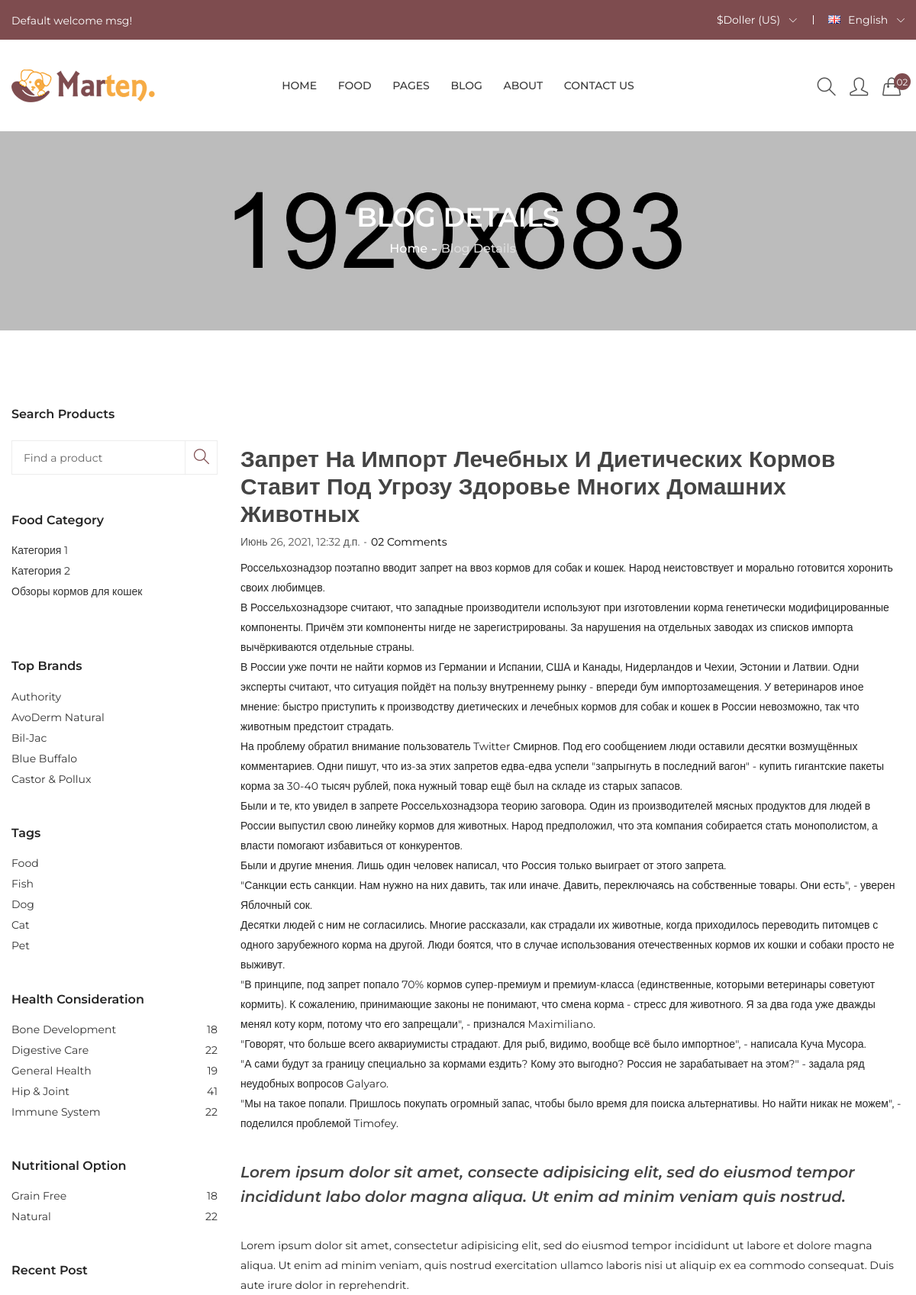
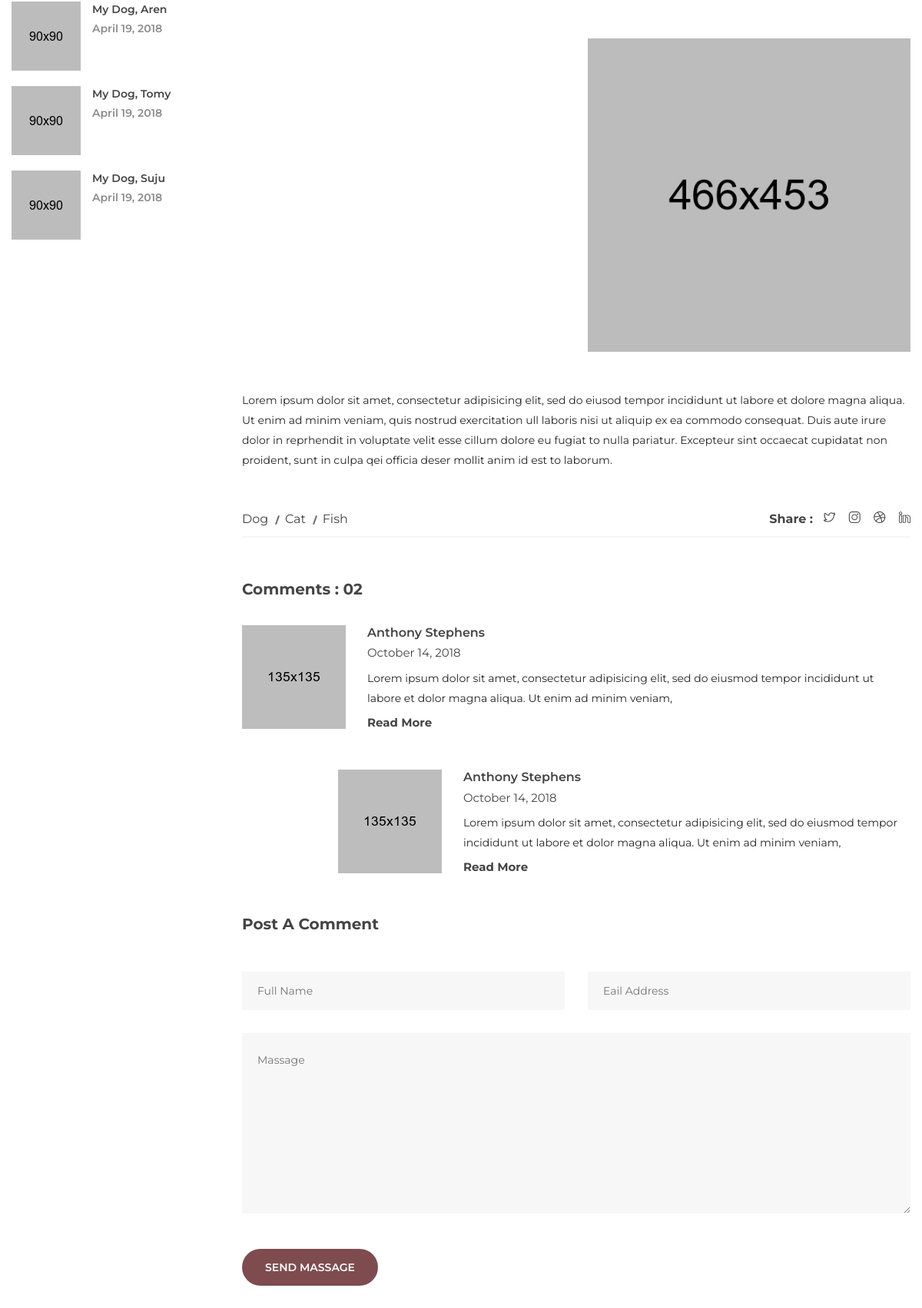
Page /blog/1/ (upper part) on the committed database (2 pictures, top to bottom).
### eStore_blog/models.py (models this page shows, shortened)
class Blog(models.Model):
    title = models.CharField(max_length=150)
    url = models.SlugField()
    content = models.TextField(blank=True)
    created_at = models.DateTimeField(auto_now_add=True)
    updated_at = models.DateTimeField(auto_now=True)
    photo = models.ImageField(upload_to='photos/%Y/%m/%d/')
    author = models.ForeignKey(User, on_delete=models.PROTECT, verbose_name='Автор')
    category = models.ForeignKey('Category', on_delete=models.PROTECT, null=True, verbose_name='Категории')
    tag = TaggableManager()
    is_published = models.BooleanField(default=True)
    class Meta:
        verbose_name = 'Новость'
        verbose_name_plural = "Новости"
        ordering = ['-created_at']

class Category(models.Model):
    title = models.CharField(max_length=150, db_index=True, verbose_name='Назваие категории')
    def get_absolute_url(self):
        return reverse_lazy('category', kwargs={'category_id': self.pk})
    class Meta:
        verbose_name = 'Категория'
        verbose_name_plural = "Категории"
        ordering = ['title']

### eStore_blog/views.py (the view)
# urls.py: path('blog/<int:pk>/', ViewPost.as_view(), name='view_post'),
class ViewPost(DeleteView):
    model = Blog
    template_name = 'eStore_blog/blog-details.html'
    context_object_name = 'new_post'

### eStore_blog/templatetags/blog_tags.py (called while the page is built)
@register.inclusion_tag('includes/list_categories.html')
def show_categories():
    categories = Category.objects.all()
    return {'categories': categories}

### eStore_blog/templates/eStore_blog/blog-details.html (shortened to what this page needs)
{% extends 'layouts/base.html' %}
{% block content %}
    {% include 'includes/header.html' %}
    <div class="breadcrumb-area pt-95 pb-95 bg-img" style="background-image:url(/static/assets/img/banner/banner-2.jpg);">
        <div class="container">
            <div class="breadcrumb-content text-center">
                <h2>Blog Details</h2>
                <ul>
                    <li><a href="{% url 'index' %}">home</a></li>
                    <li class="active">Blog Details</li>
                </ul>
            </div>
        </div>
    </div>
    <div class="shop-area pt-100 pb-100">
        <div class="container">
            <div class="row flex-row-reverse">
                <div class="col-lg-9 col-md-8">
                    <div class="blog-details-wrapper res-mrg-top">
                        <div class="single-blog-wrapper">
                            <div class="blog-img mb-30">
                            </div>
                            <div class="blog-details-content">
                                <h2>{{ new_post.title}}</h2>
                                <div class="blog-meta">
                                    <ul>
                                        <li>{{ new_post.created_at}}</li>
                                        <li>
                                            <a href="#"> 02 Comments</a>
                                        </li>
                                    </ul>
                                </div>
                            </div>
                            <p>{{ new_post.content|safe|linebreaks }}</p>
                            <blockquote class="importent-title">
                                <h4>Lorem ipsum dolor sit amet, consecte adipisicing elit, sed do eiusmod tempor
                                    incididunt labo dolor magna aliqua. Ut enim ad minim veniam quis nostrud.</h4>
                            </blockquote>
                            <p>Lorem ipsum dolor sit amet, consectetur adipisicing elit, sed do eiusmod tempor
                                incididunt ut labore et dolore magna aliqua. Ut enim ad minim veniam, quis nostrud
                                exercitation ullamco laboris nisi ut aliquip ex ea commodo consequat. Duis aute irure
                                dolor in reprehendrit.</p>
                            <div class="dec-img-wrapper">
                                <div class="row">
                                    <div class="col-md-6 col-sm-6">
                                        <div class="dec-img">
                                        </div>
                                    </div>
                                    <div class="col-md-6 col-sm-6">
                                        <div class="dec-img dec-mrg res-mrg-top-2">
                                            <img src="/static/assets/img/blog/blog-dec-img2.jpg" alt="">
                                        </div>
                                    </div>
                                </div>
                            </div>
                            <p>Lorem ipsum dolor sit amet, consectetur adipisicing elit, sed do eiusod tempor incididunt
                                ut labore et dolore magna aliqua. Ut enim ad minim veniam, quis nostrud exercitation ull
                                laboris nisi ut aliquip ex ea commodo consequat. Duis aute irure dolor in reprhendit in
                                voluptate velit esse cillum dolore eu fugiat to nulla pariatur. Excepteur sint occaecat
                                cupidatat non proident, sunt in culpa qei officia deser mollit anim id est to
                                laborum.</p>
                            <div class="blog-dec-tags-social">
                                <div class="blog-dec-tags">
                                    <ul>
                                        <li><a href="#">Dog</a></li>
                                        <li><a href="#">Cat</a></li>
                                        <li><a href="#">Fish</a></li>
                                    </ul>
                                </div>
                                <div class="blog-dec-social">
                                    <span>share :</span>
                                    <ul>
                                        <li><a href="#"><i class="icon-social-twitter"></i></a></li>
                                        <li><a href="#"><i class="icon-social-instagram"></i></a></li>
                                        <li><a href="#"><i class="icon-social-dribbble"></i></a></li>
                                        <li><a href="#"><i class="icon-social-linkedin"></i></a></li>
                                    </ul>
                                </div>
                            </div>
                        </div>
                        <div class="blog-comment-wrapper mt-55">
                            <h4 class="blog-dec-title">comments : 02</h4>
                            <div class="single-comment-wrapper mt-35">
                                <div class="blog-comment-img">
                                    <img src="/static/assets/img/blog/blog-comment1.png" alt="">
                                </div>
                                <div class="blog-comment-content">
                                    <h4>Anthony Stephens</h4>
                                    <span>October 14, 2018 </span>
                                    <p>Lorem ipsum dolor sit amet, consectetur adipisicing elit, sed do eiusmod tempor
                                        incididunt ut labore et dolor magna aliqua. Ut enim ad minim veniam, </p>
                                    <div class="blog-details-btn">
                                        <a href="blog-details.html">read more</a>
                                    </div>
                                </div>
                            </div>
                            <div class="single-comment-wrapper mt-50 ml-125">
                                <div class="blog-comment-img">
                                    <img src="/static/assets/img/blog/blog-comment2.png" alt="">
                                </div>
                                <div class="blog-comment-content">
                                    <h4>Anthony Stephens</h4>
                                    <span>October 14, 2018 </span>
                                    <p>Lorem ipsum dolor sit amet, consectetur adipisicing elit, sed do eiusmod tempor
                                        incididunt ut labore et dolor magna aliqua. Ut enim ad minim veniam, </p>
                                    <div class="blog-details-btn">
                                        <a href="blog-details.html">read more</a>
                                    </div>
                                </div>
                            </div>
                        </div>
                        <div class="blog-reply-wrapper mt-50">
                            <h4 class="blog-dec-title">post a comment</h4>
                            <form action="#">
                                <div class="row">
                                    <div class="col-md-6">
                                        <div class="leave-form">
                                            <input type="text" placeholder="Full Name">
                                        </div>
                                    </div>
                                    <div class="col-md-6">
                                        <div class="leave-form">
                                            <input type="email" placeholder="Eail Address ">
                                        </div>
                                    </div>
                                    <div class="col-md-12">
                                        <div class="text-leave">
                                            <textarea placeholder="Massage"></textarea>
                                            <input type="submit" value="SEND MASSAGE">
                                        </div>
                                    </div>
                                </div>
                            </form>
                        </div>
                    </div>
                </div>
                {% include 'includes/_sidebar.html' %}
            </div>
        </div>
    </div>
{% endblock content %}

### templates/includes/list_categories.html
<div class="shop-list-style mt-20">
    <ul>
        {% for cat in categories %}
            <li><a href="{{ cat.get_absolute_url }}">{{ cat.title }}</a></li>
        {% endfor %}
        <br>
    </ul>
</div>

### rows in the picture
Blog: title "Запрет На Импорт Лечебных И Диетических Кормов Ставит Под Угрозу Здоровье Многих Домашних Животных", created_at "Июнь 26, 2021, 12:32 д.п.", content "Россельхознадзор поэтапно вводит запрет на ввоз кормов для собак и кошек. Народ неистовствует и морально готовится хоронить своих любимцев. В Россельхознадзоре считают, что западные производители используют при изготовлении корма генетически модифицированные компоненты. Причём эти компоненты нигде не зарегистрированы. За нарушения на отдельных заводах из списков импорта вычёркиваются отдельные страны. В России уже почти не найти кормов из Германии и Испании, США и Канады, Нидерландов и Чехии, Эстонии и Латвии. Одни эксперты считают, что ситуация пойдёт на пользу внутреннему рынку - впереди бум импортозамещения. У ветеринаров иное мнение: быстро приступить к производству диетических и…"
Category: title "Категория 1"
Category: title "Категория 2"
Category: title "Обзоры кормов для кошек"
